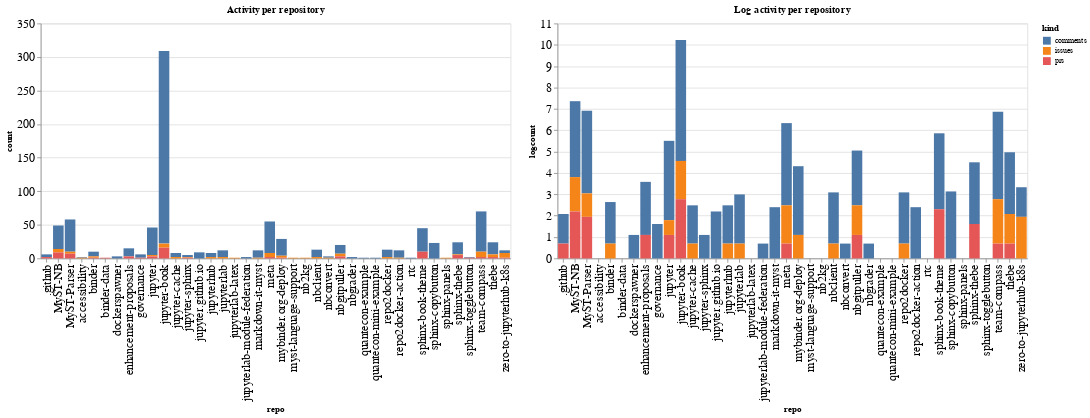

The cell this chart's notebook holds for it:
### Code cell
ch1 = alt.Chart(repo_summaries, width=600, title="Activity per repository").mark_bar().encode(
    x='repo',
    y='count',
    color='kind',
    tooltip="kind"
)

ch2 = alt.Chart(repo_summaries, width=600, title="Log activity per repository").mark_bar().encode(
    x='repo',
    y='logcount',
    color='kind',
    tooltip="kind"
)

ch1 | ch2

### Figure 1 — Vega-Lite specification as saved in the notebook (floating-point values rounded to 4 significant figures)
{"config": {"axisLeft": {"labelFontSize": 15}, "axisBottom": {"labelFontSize": 15}}, "hconcat": [{"mark": "bar", "encoding": {"color": {"type": "nominal", "field": "kind"}, "tooltip": {"type": "nominal", "field": "kind"}, "x": {"type": "nominal", "field": "repo"}, "y": {"type": "quantitative", "field": "count"}}, "title": "Activity per repository", "width": 600}, {"mark": "bar", "encoding": {"color": {"type": "nominal", "field": "kind"}, "tooltip": {"type": "nominal", "field": "kind"}, "x": {"type": "nominal", "field": "repo"}, "y": {"type": "quantitative", "field": "logcount"}}, "title": "Log activity per repository", "width": 600}], "data": {"name": "data-d489c86b5f29aebf61f12bbe25589130"}, "$schema": "https://vega.github.io/schema/vega-lite/v4.8.1.json", "datasets": {"data-d489c86b5f29aebf61f12bbe25589130": [{"repo": ".github", "kind": "comments", "count": 4, "logcount": 1.386}, {"repo": ".github", "kind": "prs", "count": 2, "logcount": 0.6931}, {"repo": "MyST-NB", "kind": "comments", "count": 35, "logcount": 3.555}, {"repo": "MyST-NB", "kind": "issues", "count": 5, "logcount": 1.609}, {"repo": "MyST-NB", "kind": "prs", "count": 9, "logcount": 2.197}, {"repo": "MyST-Parser", "kind": "comments", "count": 48, "logcount": 3.871}, {"repo": "MyST-Parser", "kind": "issues", "count": 3, "logcount": 1.099}, {"repo": "MyST-Parser", "kind": "prs", "count": 7, "logcount": 1.946}, {"repo": "accessibility", "kind": "comments", "count": 1, "logcount": 0.0}, {"repo": "accessibility", "kind": "issues", "count": 1, "logcount": 0.0}, {"repo": "binder", "kind": "comments", "count": 7, "logcount": 1.946}, {"repo": "binder", "kind": "issues", "count": 2, "logcount": 0.6931}, {"repo": "binder", "kind": "prs", "count": 1, "logcount": 0.0}, {"repo": "binder-data", "kind": "prs", "count": 1, "logcount": 0.0}, {"repo": "dockerspawner", "kind": "comments", "count": 3, "logcount": 1.099}, {"repo": "enhancement-proposals", "kind": "comments", "count": 12, "logcount": 2.485}, {"repo": "enhancement-proposals", "kind": "prs", "count": 3, "logcount": 1.099}, {"repo": "governance", "kind": "comments", "count": 5, "logcount": 1.609}, {"repo": "governance", "kind": "prs", "count": 1, "logcount": 0.0}, {"repo": "jupyter", "kind": "comments", "count": 41, "logcount": 3.714}, {"repo": "jupyter", "kind": "issues", "count": 2, "logcount": 0.6931}, {"repo": "jupyter", "kind": "prs", "count": 3, "logcount": 1.099}, {"repo": "jupyter-book", "kind": "comments", "count": 287, "logcount": 5.659}, {"repo": "jupyter-book", "kind": "issues", "count": 6, "logcount": 1.792}, {"repo": "jupyter-book", "kind": "prs", "count": 16, "logcount": 2.773}, {"repo": "jupyter-cache", "kind": "comments", "count": 6, "logcount": 1.792}, {"repo": "jupyter-cache", "kind": "issues", "count": 2, "logcount": 0.6931}, {"repo": "jupyter-sphinx", "kind": "comments", "count": 3, "logcount": 1.099}, {"repo": "jupyter-sphinx", "kind": "issues", "count": 1, "logcount": 0.0}, {"repo": "jupyter-sphinx", "kind": "prs", "count": 1, "logcount": 0.0}, {"repo": "jupyter.github.io", "kind": "comments", "count": 9, "logcount": 2.197}, {"repo": "jupyterhub", "kind": "comments", "count": 6, "logcount": 1.792}, {"repo": "jupyterhub", "kind": "issues", "count": 2, "logcount": 0.6931}, {"repo": "jupyterlab", "kind": "comments", "count": 10, "logcount": 2.303}, {"repo": "jupyterlab", "kind": "issues", "count": 2, "logcount": 0.6931}, {"repo": "jupyterlab-latex", "kind": "issues", "count": 1, "logcount": 0.0}, {"repo": "jupyterlab-module-federation", "kind": "comments", "count": 2, "logcount": 0.6931}, {"repo": "markdown-it-myst", "kind": "comments", "count": 11, "logcount": 2.398}, {"repo": "markdown-it-myst", "kind": "issues", "count": 1, "logcount": 0.0}, {"repo": "meta", "kind": "comments", "count": 47, "logcount": 3.85}, {"repo": "meta", "kind": "issues", "count": 6, "logcount": 1.792}, {"repo": "meta", "kind": "prs", "count": 2, "logcount": 0.6931}, {"repo": "mybinder.org-deploy", "kind": "comments", "count": 25, "logcount": 3.219}, {"repo": "mybinder.org-deploy", "kind": "issues", "count": 3, "logcount": 1.099}, {"repo": "mybinder.org-deploy", "kind": "prs", "count": 1, "logcount": 0.0}, {"repo": "myst-language-support", "kind": "issues", "count": 1, "logcount": 0.0}, {"repo": "nb2kg", "kind": "issues", "count": 1, "logcount": 0.0}, {"repo": "nbclient", "kind": "comments", "count": 11, "logcount": 2.398}, {"repo": "nbclient", "kind": "issues", "count": 2, "logcount": 0.6931}, {"repo": "nbconvert", "kind": "comments", "count": 2, "logcount": 0.6931}, {"repo": "nbconvert", "kind": "issues", "count": 1, "logcount": 0.0}, {"repo": "nbgitpuller", "kind": "comments", "count": 13, "logcount": 2.565}, {"repo": "nbgitpuller", "kind": "issues", "count": 4, "logcount": 1.386}, {"repo": "nbgitpuller", "kind": "prs", "count": 3, "logcount": 1.099}, {"repo": "nbgrader", "kind": "comments", "count": 2, "logcount": 0.6931}, {"repo": "quantecon-example", "kind": "comments", "count": 1, "logcount": 0.0}, {"repo": "quantecon-mini-example", "kind": "comments", "count": 1, "logcount": 0.0}, {"repo": "repo2docker", "kind": "comments", "count": 11, "logcount": 2.398}, {"repo": "repo2docker", "kind": "issues", "count": 2, "logcount": 0.6931}, {"repo": "repo2docker-action", "kind": "comments", "count": 11, "logcount": 2.398}, {"repo": "repo2docker-action", "kind": "issues", "count": 1, "logcount": 0.0}, {"repo": "rtc", "kind": "comments", "count": 1, "logcount": 0.0}, {"repo": "sphinx-book-theme", "kind": "comments", "count": 35, "logcount": 3.555}, {"repo": "sphinx-book-theme", "kind": "prs", "count": 10, "logcount": 2.303}, {"repo": "sphinx-copybutton", "kind": "comments", "count": 23, "logcount": 3.135}, {"repo": "sphinx-panels", "kind": "issues", "count": 1, "logcount": 0.0}, {"repo": "sphinx-thebe", "kind": "comments", "count": 18, "logcount": 2.89}, {"repo": "sphinx-thebe", "kind": "issues", "count": 1, "logcount": 0.0}, {"repo": "sphinx-thebe", "kind": "prs", "count": 5, "logcount": 1.609}, {"repo": "sphinx-togglebutton", "kind": "comments", "count": 1, "logcount": 0.0}, {"repo": "sphinx-togglebutton", "kind": "prs", "count": 1, "logcount": 0.0}, {"repo": "team-compass", "kind": "comments", "count": 60, "logcount": 4.094}, {"repo": "team-compass", "kind": "issues", "count": 8, "logcount": 2.079}, {"repo": "team-compass", "kind": "prs", "count": 2, "logcount": 0.6931}, {"repo": "thebe", "kind": "comments", "count": 18, "logcount": 2.89}, {"repo": "thebe", "kind": "issues", "count": 4, "logcount": 1.386}, {"repo": "thebe", "kind": "prs", "count": 2, "logcount": 0.6931}, {"repo": "zero-to-jupyterhub-k8s", "kind": "comments", "count": 4, "logcount": 1.386}, {"repo": "zero-to-jupyterhub-k8s", "kind": "issues", "count": 7, "logcount": 1.946}, {"repo": "zero-to-jupyterhub-k8s", "kind": "prs", "count": 1, "logcount": 0.0}]}}
